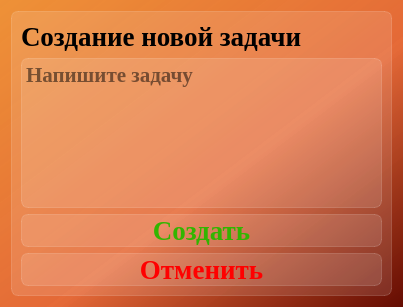
<?xml version="1.0" encoding="UTF-8"?>
<ui version="4.0">
 <class>Dialog_create_task</class>
 <widget class="QDialog" name="Dialog_create_task">
  <property name="geometry">
   <rect>
    <x>0</x>
    <y>0</y>
    <width>403</width>
    <height>307</height>
   </rect>
  </property>
  <property name="windowTitle">
   <string>Создание задачи</string>
  </property>
  <property name="styleSheet">
   <string notr="true">background-color: qlineargradient(spread:pad, x1:1, y1:1, x2:0, y2:0, stop:0 rgba(101, 12, 2, 255), stop:0.427447 rgba(228, 104, 54, 235), stop:1 rgba(238, 145, 55, 255));
font-family: Liberation Serif;
</string>
  </property>
  <layout class="QVBoxLayout" name="verticalLayout_2">
   <item>
    <widget class="QFrame" name="frame_main">
     <property name="styleSheet">
      <string notr="true">background-color: rgba(255, 255, 255, 30);
border: 1px solid rgba(255, 255, 255, 40);
border-radius: 7px;</string>
     </property>
     <property name="frameShape">
      <enum>QFrame::StyledPanel</enum>
     </property>
     <property name="frameShadow">
      <enum>QFrame::Raised</enum>
     </property>
     <layout class="QVBoxLayout" name="verticalLayout">
      <item>
       <widget class="QLabel" name="label_info">
        <property name="styleSheet">
         <string notr="true">text-align: center;
font-weight: bold;
font-size: 20pt;
background-color: none;
border: none;</string>
        </property>
        <property name="text">
         <string>Создание новой задачи</string>
        </property>
       </widget>
      </item>
      <item>
       <widget class="QTextEdit" name="textEdit_task_text">
        <property name="styleSheet">
         <string notr="true">font-weight: bold;
font-size: 16pt;</string>
        </property>
        <property name="html">
         <string>&lt;!DOCTYPE HTML PUBLIC &quot;-//W3C//DTD HTML 4.0//EN&quot; &quot;http://www.w3.org/TR/REC-html40/strict.dtd&quot;&gt;
&lt;html&gt;&lt;head&gt;&lt;meta name=&quot;qrichtext&quot; content=&quot;1&quot; /&gt;&lt;meta charset=&quot;utf-8&quot; /&gt;&lt;style type=&quot;text/css&quot;&gt;
p, li { white-space: pre-wrap; }
hr { height: 1px; border-width: 0; }
li.unchecked::marker { content: &quot;\2610&quot;; }
li.checked::marker { content: &quot;\2612&quot;; }
&lt;/style&gt;&lt;/head&gt;&lt;body style=&quot; font-family:'Liberation Serif'; font-size:16pt; font-weight:700; font-style:normal;&quot;&gt;
&lt;p style=&quot;-qt-paragraph-type:empty; margin-top:0px; margin-bottom:0px; margin-left:0px; margin-right:0px; -qt-block-indent:0; text-indent:0px; font-family:'.AppleSystemUIFont'; font-size:20pt;&quot;&gt;&lt;br /&gt;&lt;/p&gt;&lt;/body&gt;&lt;/html&gt;</string>
        </property>
        <property name="placeholderText">
         <string>Напишите задачу</string>
        </property>
       </widget>
      </item>
      <item>
       <widget class="QPushButton" name="pushButton_create">
        <property name="styleSheet">
         <string notr="true">QPushButton {
font-weight: bold;
font-size: 20pt;
text-align: center;
color: rgba(51, 181, 0, 1);
}

QPushButton:hover {
background-color: rgba(255, 255, 255, 40);
}
QPushButton:pressed {
background-color: rgba(255, 255, 255, 70);
}</string>
        </property>
        <property name="text">
         <string>Создать</string>
        </property>
       </widget>
      </item>
      <item>
       <widget class="QPushButton" name="pushButton_cancel">
        <property name="styleSheet">
         <string notr="true">QPushButton {
font-weight: bold;
font-size: 20pt;
text-align: center;
color: red;
}

QPushButton:hover {
background-color: rgba(255, 255, 255, 40);
}
QPushButton:pressed {
background-color: rgba(255, 255, 255, 70);
}</string>
        </property>
        <property name="text">
         <string>Отменить</string>
        </property>
       </widget>
      </item>
     </layout>
    </widget>
   </item>
  </layout>
 </widget>
 <tabstops>
  <tabstop>textEdit_task_text</tabstop>
  <tabstop>pushButton_cancel</tabstop>
  <tabstop>pushButton_create</tabstop>
 </tabstops>
 <resources/>
 <connections/>
</ui>
